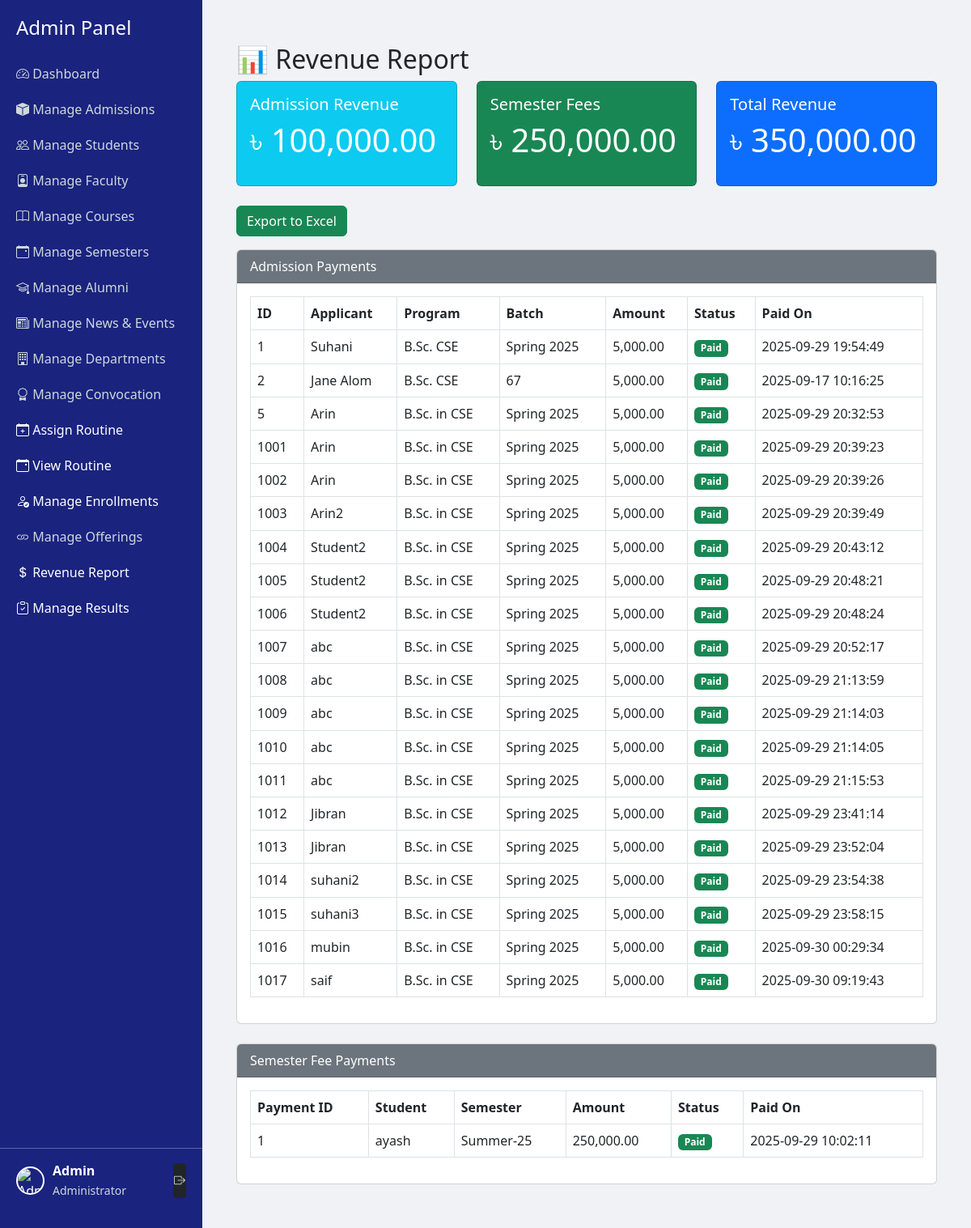
/admin/revenue_report.php (signed in), run on the app's committed database.
### tables this page shows
CREATE TABLE `admissions` (
  `id` int(11) NOT NULL,
  `full_name` varchar(150) NOT NULL,
  `student_id` varchar(50) DEFAULT NULL,
  `email` varchar(150) NOT NULL,
  `phone` varchar(30) NOT NULL,
  `address` varchar(255) NOT NULL,
  `program` varchar(100) NOT NULL,
  `batch` varchar(50) NOT NULL,
  `department` varchar(100) NOT NULL,
  `payment_status` enum('pending','paid') DEFAULT 'pending',
  `payment_reference` varchar(100) DEFAULT NULL,
  `created_at` timestamp NOT NULL DEFAULT current_timestamp(),
  `invoice_no` varchar(50) DEFAULT NULL,
  `amount` decimal(10,2) DEFAULT 5000.00
);

CREATE TABLE `payments` (
  `payment_id` int(11) NOT NULL,
  `student_id` int(11) NOT NULL,
  `semester_id` int(11) NOT NULL,
  `amount` decimal(10,2) NOT NULL,
  `status` enum('pending','paid') DEFAULT 'pending',
  `paid_on` timestamp NULL DEFAULT NULL
);

CREATE TABLE `students` (
  `student_id` int(11) NOT NULL,
  `user_id` int(11) NOT NULL,
  `full_name` varchar(150) NOT NULL,
  `dob` date DEFAULT NULL,
  `gender` enum('male','female','other') DEFAULT NULL,
  `department` varchar(100) DEFAULT NULL,
  `contact` varchar(50) DEFAULT NULL,
  `address` text DEFAULT NULL,
  `admission_date` date DEFAULT NULL,
  `semester_id` int(11) DEFAULT NULL,
  `email` varchar(150) DEFAULT NULL,
  `phone` varchar(30) DEFAULT NULL
);

CREATE TABLE `semesters` (
  `semester_id` int(11) NOT NULL,
  `name` varchar(100) NOT NULL,
  `start_date` date DEFAULT NULL,
  `end_date` date DEFAULT NULL,
  `fee` decimal(10,2) DEFAULT 0.00,
  `created_at` timestamp NOT NULL DEFAULT current_timestamp(),
  `semester_name` varchar(100) DEFAULT NULL
);

### admin/revenue_report.php (the view, shortened to what this page needs)
<?php
require_once __DIR__ . "/../app/config/db.php";
$admission_fee = 5000;
$stmt = $DB_con->prepare("SELECT COUNT(*) FROM admissions WHERE payment_status = 'paid'");
$stmt->execute();
$paid_admissions = (int)$stmt->fetchColumn();
$admission_revenue = $paid_admissions * $admission_fee;
$stmt = $DB_con->prepare("SELECT COALESCE(SUM(amount),0) FROM payments WHERE status = 'paid'");
$stmt->execute();
$semester_revenue = (float)$stmt->fetchColumn();
$total_revenue = $admission_revenue + $semester_revenue;
$stmt = $DB_con->query("SELECT id, full_name, program, batch, payment_status, created_at
                        FROM admissions WHERE payment_status = 'paid'");
$admissions = $stmt->fetchAll(PDO::FETCH_ASSOC);
$stmt = $DB_con->query("SELECT p.payment_id, s.full_name, sem.name AS semester_name,
                               p.amount, p.status, p.paid_on
                        FROM payments p
                        JOIN students s ON p.student_id = s.student_id
                        JOIN semesters sem ON p.semester_id = sem.semester_id
                        WHERE p.status = 'paid'");
$payments = $stmt->fetchAll(PDO::FETCH_ASSOC);
include 'admin_header.php';
?>
<div class="container-fluid mt-4">
    <h2>📊 Revenue Report</h2>
    <div class="row mb-4">
        <div class="col-md-4">
            <div class="card text-white bg-info">
                <div class="card-body">
                    <h5 class="card-title">Admission Revenue</h5>
                    <p class="display-6">৳ <?= number_format($admission_revenue, 2) ?></p>
                </div>
            </div>
        </div>
        <div class="col-md-4">
            <div class="card text-white bg-success">
                <div class="card-body">
                    <h5 class="card-title">Semester Fees</h5>
                    <p class="display-6">৳ <?= number_format($semester_revenue, 2) ?></p>
                </div>
            </div>
        </div>
        <div class="col-md-4">
            <div class="card text-white bg-primary">
                <div class="card-body">
                    <h5 class="card-title">Total Revenue</h5>
                    <p class="display-6">৳ <?= number_format($total_revenue, 2) ?></p>
                </div>
            </div>
        </div>
    </div>
    <a href="export_revenue_excel.php" class="btn btn-success mb-3">Export to Excel</a>
    <div class="card mb-4">
        <div class="card-header bg-secondary text-white">Admission Payments</div>
        <div class="card-body">
            <table class="table table-bordered">
                <thead>
                    <tr>
                        <th>ID</th>
                        <th>Applicant</th>
                        <th>Program</th>
                        <th>Batch</th>
                        <th>Amount</th>
                        <th>Status</th>
                        <th>Paid On</th>
                    </tr>
                </thead>
                <tbody>
                <?php if (count($admissions) > 0): ?>
                    <?php foreach ($admissions as $a): ?>
                        <tr>
                            <td><?= $a['id'] ?></td>
                            <td><?= htmlspecialchars($a['full_name']) ?></td>
                            <td><?= htmlspecialchars($a['program']) ?></td>
                            <td><?= htmlspecialchars($a['batch']) ?></td>
                            <td><?= number_format($admission_fee, 2) ?></td>
                            <td><span class="badge bg-success">Paid</span></td>
                            <td><?= $a['created_at'] ?></td>
                        </tr>
                    <?php endforeach; ?>
                <?php else: ?>
                    <tr><td colspan="7" class="text-center">No admissions found</td></tr>
                <?php endif; ?>
                </tbody>
            </table>
        </div>
    </div>
    <div class="card mb-4">
        <div class="card-header bg-secondary text-white">Semester Fee Payments</div>
        <div class="card-body">
            <table class="table table-bordered">
                <thead>
                    <tr>
                        <th>Payment ID</th>
                        <th>Student</th>
                        <th>Semester</th>
                        <th>Amount</th>
                        <th>Status</th>
                        <th>Paid On</th>
                    </tr>
                </thead>
                <tbody>
                <?php if (count($payments) > 0): ?>
                    <?php foreach ($payments as $p): ?>
                        <tr>
                            <td><?= $p['payment_id'] ?></td>
                            <td><?= htmlspecialchars($p['full_name']) ?></td>
                            <td><?= htmlspecialchars($p['semester_name']) ?></td>
                            <td><?= number_format($p['amount'], 2) ?></td>
                            <td><span class="badge bg-success">Paid</span></td>
                            <td><?= $p['paid_on'] ?></td>
                        </tr>
                    <?php endforeach; ?>
                <?php else: ?>
                    <tr><td colspan="6" class="text-center">No semester payments found</td></tr>
                <?php endif; ?>
                </tbody>
            </table>
        </div>
    </div>
</div>
<?php include 'admin_footer.php'; ?>

### admin/admin_header.php (style rules this page uses)
body { display: flex; min-height: 100vh; margin: 0; }

### data on the page
admissions: id "1", full_name "Suhani", program "B.Sc. CSE", batch "Spring 2025", created_at "2025-09-29 19:54:49"
admissions: id "2", full_name "Jane Alom", program "B.Sc. CSE", batch "67", created_at "2025-09-17 10:16:25"
admissions: id "5", full_name "Arin", program "B.Sc. in CSE", batch "Spring 2025", created_at "2025-09-29 20:32:53"
admissions: id "1001", full_name "Arin", program "B.Sc. in CSE", batch "Spring 2025", created_at "2025-09-29 20:39:23"
admissions: id "1002", full_name "Arin", program "B.Sc. in CSE", batch "Spring 2025", created_at "2025-09-29 20:39:26"
admissions: id "1003", full_name "Arin2", program "B.Sc. in CSE", batch "Spring 2025", created_at "2025-09-29 20:39:49"
admissions: id "1004", full_name "Student2", program "B.Sc. in CSE", batch "Spring 2025", created_at "2025-09-29 20:43:12"
admissions: id "1005", full_name "Student2", program "B.Sc. in CSE", batch "Spring 2025", created_at "2025-09-29 20:48:21"
admissions: id "1006", full_name "Student2", program "B.Sc. in CSE", batch "Spring 2025", created_at "2025-09-29 20:48:24"
admissions: id "1007", full_name "abc", program "B.Sc. in CSE", batch "Spring 2025", created_at "2025-09-29 20:52:17"
admissions: id "1008", full_name "abc", program "B.Sc. in CSE", batch "Spring 2025", created_at "2025-09-29 21:13:59"
admissions: id "1009", full_name "abc", program "B.Sc. in CSE", batch "Spring 2025", created_at "2025-09-29 21:14:03"
admissions: id "1010", full_name "abc", program "B.Sc. in CSE", batch "Spring 2025", created_at "2025-09-29 21:14:05"
admissions: id "1011", full_name "abc", program "B.Sc. in CSE", batch "Spring 2025", created_at "2025-09-29 21:15:53"
admissions: id "1012", full_name "Jibran", program "B.Sc. in CSE", batch "Spring 2025", created_at "2025-09-29 23:41:14"
admissions: id "1013", full_name "Jibran", program "B.Sc. in CSE", batch "Spring 2025", created_at "2025-09-29 23:52:04"
admissions: id "1014", full_name "suhani2", program "B.Sc. in CSE", batch "Spring 2025", created_at "2025-09-29 23:54:38"
admissions: id "1015", full_name "suhani3", program "B.Sc. in CSE", batch "Spring 2025", created_at "2025-09-29 23:58:15"
admissions: id "1016", full_name "mubin", program "B.Sc. in CSE", batch "Spring 2025", created_at "2025-09-30 00:29:34"
admissions: id "1017", full_name "saif", program "B.Sc. in CSE", batch "Spring 2025", created_at "2025-09-30 09:19:43"
payments: payment_id "1", student.full_name "ayash", semester.name "Summer-25", amount "250,000.00", paid_on "2025-09-29 10:02:11"

### other printed values
$_SESSION['admin_name'] "Admin"
$admission_revenue "100,000.00"
$semester_revenue "250,000.00"
$total_revenue "350,000.00"
